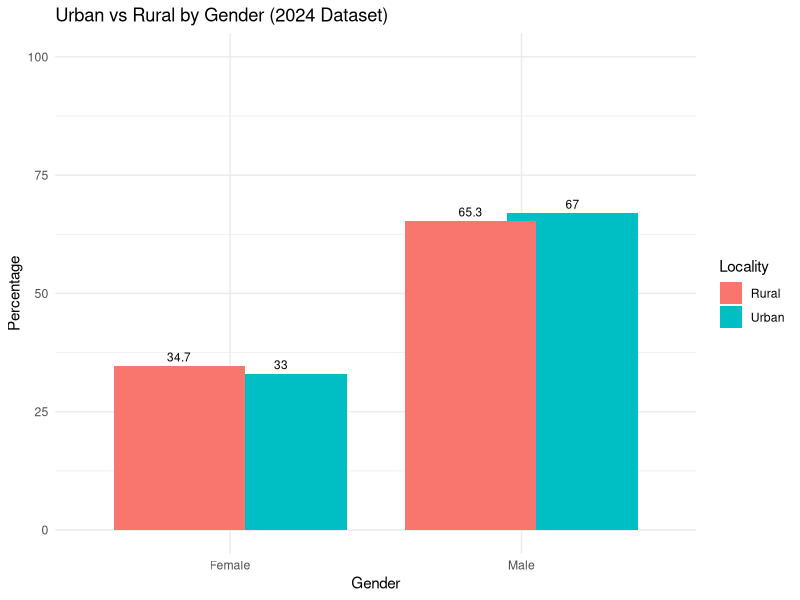
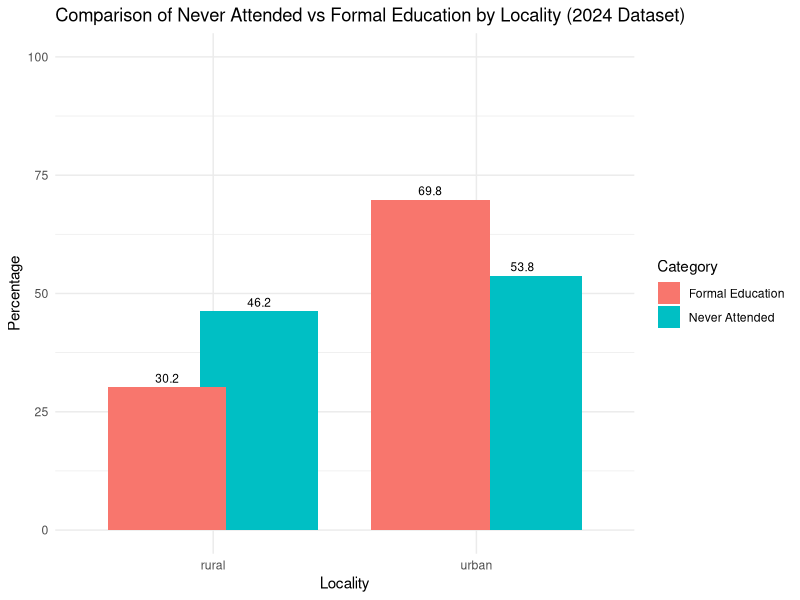
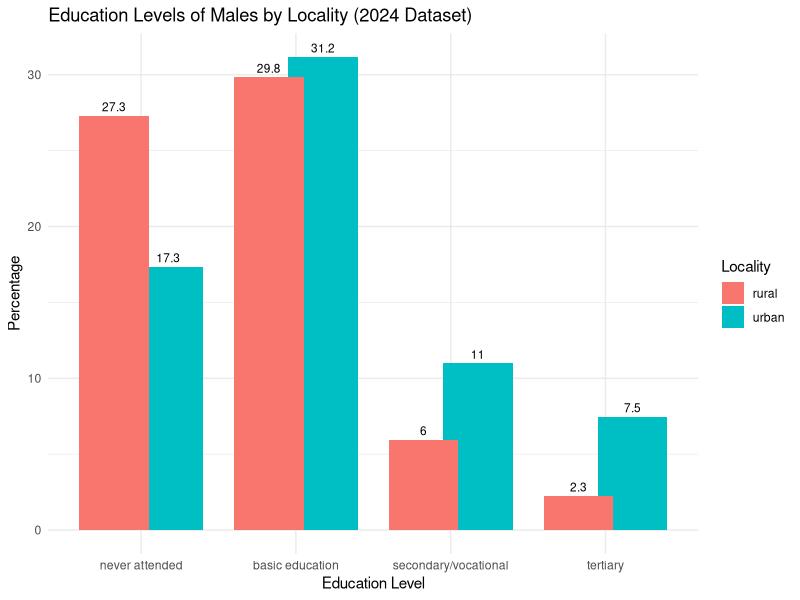
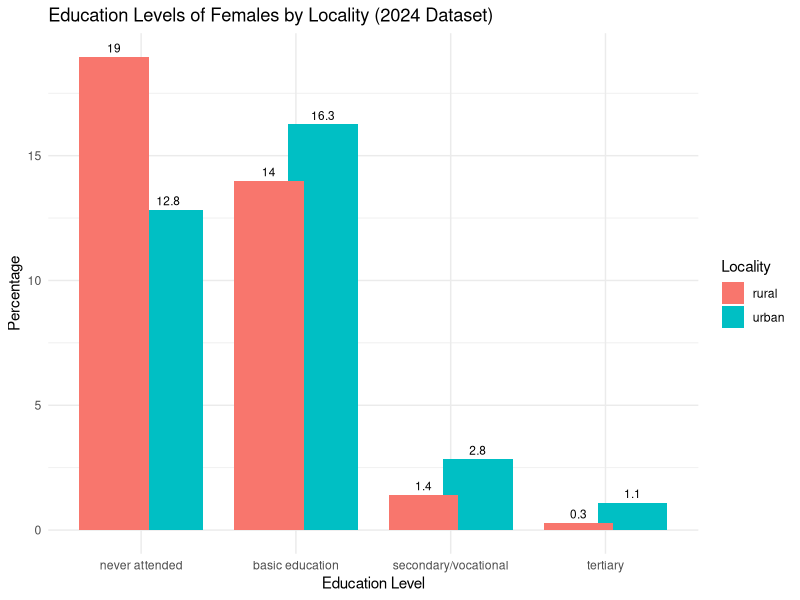

Here is the R script that generated these plots, in order:
library(ggplot2)
library(readxl)
library(dplyr)
library(tidyr)

# Load the dataset
data <- read_excel("2017-2018 data set.xlsx", sheet = "2024")

# Clean column names
colnames(data) <- trimws(colnames(data))
colnames(data) <- gsub("[^A-Za-z0-9_]", "", colnames(data))
colnames(data) <- make.names(colnames(data), unique = TRUE)

# Normalize and rename columns
data$Education.Level <- tolower(trimws(data$EducationLevel))
data$Locality <- tolower(trimws(data$Locality))

# ===============================
# PART 1: Combined Urban & Rural Gender Comparison (Total only)
# ===============================
filtered_data <- data[data$Education.Level == "total" & data$Locality %in% c("urban", "rural"), ]

urban_data <- filtered_data[filtered_data$Locality == "urban", ]
rural_data <- filtered_data[filtered_data$Locality == "rural", ]

if (nrow(urban_data) == 0 | nrow(rural_data) == 0) {
  stop("One of the groups (urban/rural) has no data. Please check the dataset values.")
}

combined_plot_data <- data.frame(
  Locality = rep(c("Urban", "Urban", "Rural", "Rural"), times = 1),
  Gender = rep(c("Male", "Female"), times = 2),
  Value = c(
    as.numeric(urban_data$Male),
    as.numeric(urban_data$Female),
    as.numeric(rural_data$Male),
    as.numeric(rural_data$Female)
  )
)

ggplot(combined_plot_data, aes(x = Gender, y = Value, fill = Locality)) +
  geom_bar(stat = "identity", position = position_dodge(width = 0.7)) +
  geom_text(aes(label = round(Value, 1)), 
            position = position_dodge(width = 0.7), 
            vjust = -0.5, size = 3) +
  labs(
    title = "Urban vs Rural by Gender (2024 Dataset)",
    x = "Gender",
    y = "Percentage"
  ) +
  theme_minimal() +
  ylim(0, 100)

# ===============================
# PART 2: Never Attended vs Formal Education by Locality
# ===============================
relevant_levels <- c("never attended", "basic education", "secondary/vocational", "tertiary")
filtered_data_2 <- data[data$Education.Level %in% relevant_levels & data$Locality %in% c("urban", "rural"), ]

summary_data <- filtered_data_2 %>%
  group_by(Locality, Education.Level) %>%
  summarise(Value = sum(as.numeric(Male), na.rm = TRUE) + sum(as.numeric(Female), na.rm = TRUE), .groups = "drop")

wide_data <- pivot_wider(summary_data, names_from = Education.Level, values_from = Value)

wide_data <- wide_data %>%
  mutate(
    Formal.Education = `basic education` + `secondary/vocational` + `tertiary`,
    Never.Attended = `never attended`
  )

compare_data <- data.frame(
  Locality = rep(wide_data$Locality, each = 2),
  Category = rep(c("Never Attended", "Formal Education"), times = 2),
  Value = c(wide_data$Never.Attended, wide_data$Formal.Education)
)

ggplot(compare_data, aes(x = Locality, y = Value, fill = Category)) +
  geom_bar(stat = "identity", position = position_dodge(width = 0.7)) +
  geom_text(aes(label = round(Value, 1)),
            position = position_dodge(width = 0.7),
            vjust = -0.5, size = 3) +
  labs(
    title = "Comparison of Never Attended vs Formal Education by Locality (2024 Dataset)",
    x = "Locality",
    y = "Percentage"
  ) +
  theme_minimal() +
  ylim(0, 100)

# ===============================
# PART 3: Education Levels by Gender and Locality
# ===============================
all_levels <- c("never attended", "basic education", "secondary/vocational", "tertiary")
edu_gender_data <- data %>%
  filter(Education.Level %in% all_levels & Locality %in% c("urban", "rural")) %>%
  mutate(Education.Level = factor(Education.Level, levels = all_levels))

# Plot for Males
male_data <- edu_gender_data %>%
  select(Education.Level, Locality, Male) %>%
  mutate(Value = as.numeric(Male)) %>%
  select(-Male)

ggplot(male_data, aes(x = Education.Level, y = Value, fill = Locality)) +
  geom_bar(stat = "identity", position = position_dodge(width = 0.7)) +
  geom_text(aes(label = round(Value, 1)), 
            position = position_dodge(width = 0.7), 
            vjust = -0.5, size = 3) +
  labs(
    title = "Education Levels of Males by Locality (2024 Dataset)",
    x = "Education Level",
    y = "Percentage"
  ) +
  theme_minimal()

# Plot for Females
female_data <- edu_gender_data %>%
  select(Education.Level, Locality, Female) %>%
  mutate(Value = as.numeric(Female)) %>%
  select(-Female)

ggplot(female_data, aes(x = Education.Level, y = Value, fill = Locality)) +
  geom_bar(stat = "identity", position = position_dodge(width = 0.7)) +
  geom_text(aes(label = round(Value, 1)), 
            position = position_dodge(width = 0.7), 
            vjust = -0.5, size = 3) +
  labs(
    title = "Education Levels of Females by Locality (2024 Dataset)",
    x = "Education Level",
    y = "Percentage"
  ) +
  theme_minimal()
